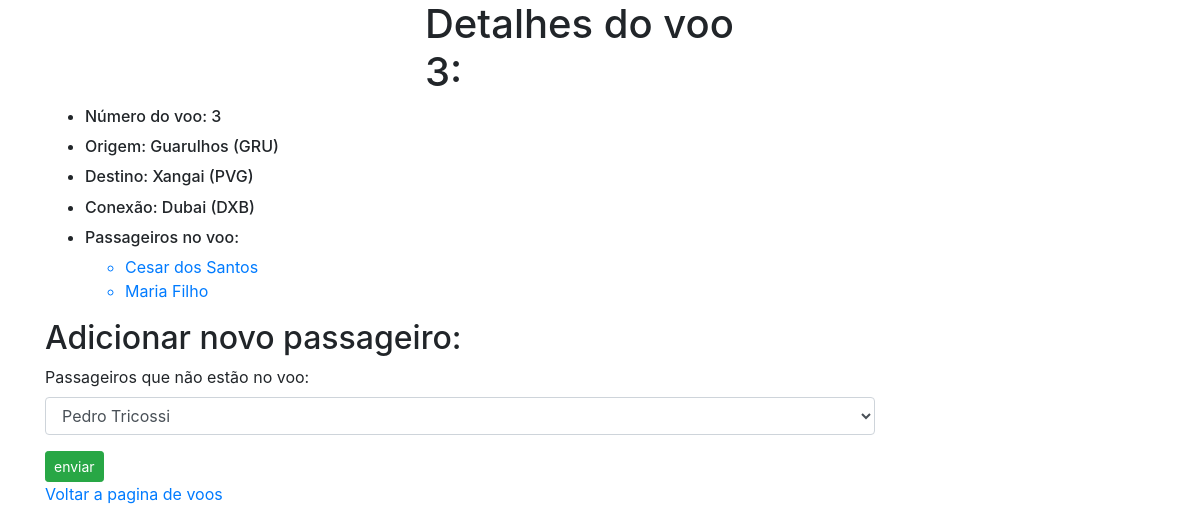
Page /3 on the committed database.
### flights/models.py (models this page shows, shortened)
class Flights(models.Model):
    origin = models.ForeignKey(Airport, on_delete=models.CASCADE, related_name="departures")
    destination = models.ForeignKey(Airport, on_delete=models.CASCADE, related_name="arrivals")
    stop = models.ForeignKey(Airport,on_delete=models.CASCADE, related_name="stop", default="1")
    duration = models.IntegerField()

class Airport(models.Model):
    code = models.CharField(max_length=3)
    city = models.CharField(max_length=64)
    def __str__(self):
        return f"{self.city} ({self.code})"

class Passengers(models.Model):
    first = models.CharField(max_length=64)
    last = models.CharField(max_length=64)
    age = models.IntegerField(blank=True)
    sex = models.CharField(blank=True, max_length=64)
    flights = models.ManyToManyField(Flights, blank=True, related_name="passengers")
    def __str__(self):
        return f"{self.first} {self.last}"

### flights/views.py (the view)
# urls.py: path("<int:flight_id>", views.flight, name="flight"),
def flight(request, flight_id):
    try:
        flight = Flights.objects.get(pk=flight_id)
    except Flights.DoesNotExist:
        raise Http404("Flight does not exist")
    context = {
        "flight": flight,
        "passengers": flight.passengers.all(),
        "non_passengers": Passengers.objects.exclude(flights=flight).all()
    }
    return render(request, "flights/flight.html", context)

### flights/templates/flights/flight.html (shortened to what this page needs)
{% extends "flights/base.html" %}
{% block body %}
    <div class="container">
        <div class="row align-items-start">
          <div class="col">
            <h1>Detalhes do voo {{ flight.id }}:</h1>
          </div>
        </div>
        <div class="row align-items-center">
            <div class="col">
                <ul>
                    <li><h6>Número do voo: {{ flight.id }}</h6></li>
                    <li><h6>Origem: {{ flight.origin }}</h6></li>
                    <li><h6>Destino:  {{ flight.destination }}</h6></li>
                    <li><h6>Conexão:  {{ flight.stop }}</h6></li>
                    <li>
                        <h6>Passageiros no voo:</h6>
                        <ul>
                            {% for passenger in passengers %}
                                <a href="{% url 'passenger' passenger.id %}">
                                    <li>{{ passenger }}</li>
                                </a>
                            {% empty %}
                            <li>Sem Passageiros</li>
                            {% endfor %}
                        </ul>
                    </li>
                </ul>
            </div>
        </div>
        <div class="row align-items-end">
            <div class="col">
                {% if non_passengers %}
                    <h2>Adicionar novo passageiro:</h2>
                    <form action="{% url 'book' flight.id %}" method="post">
                        <div class="form-row">
                            <div class="form-group col-md-9">
                                <label for="exampleFormControlSelect1">Passageiros que não estão no voo:</label>
                                <select class="form-control" name="passenger" >
                                    {% for passenger in non_passengers %}
                                    <option value="{{ passenger.id }}">{{ passenger }}</option>
                                    {% endfor %}
                                </select>
                            </div>
                        </div>
                        <button type="submit " class="btn btn-success btn-sm" class="">enviar</button>
                    </form>
                {% else %}
                    <div>No passengers to add.</div>
                {% endif %}
                <a href="{% url 'index' %}">Voltar a pagina de voos</a>
            </div>
        </div>
      </div>
{% endblock %}

### rows in the picture
Flights: id "3", origin "Guarulhos (GRU)", destination "Xangai (PVG)", stop "Dubai (DXB)"
Passengers: first+last "Cesar dos Santos"
Passengers: first+last "Maria Filho"

### other values in the picture
form field passenger "Pedro Tricossi"
